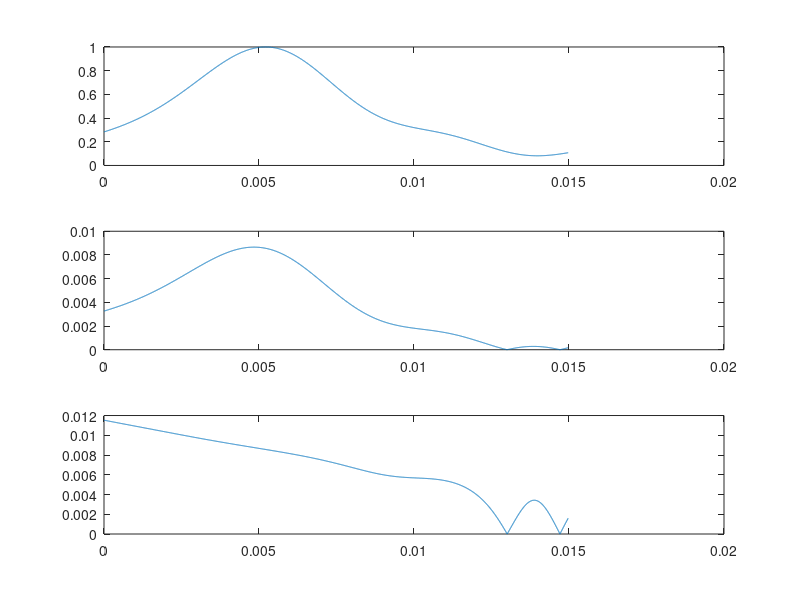

MATLAB code for this plot:
clc;clear all;
f=fopen('Flux.txt');
l=fgetl(f);
i=1;
while ischar(l)
    %%disp(l);
    text{i}=l;
    data{i}=sscanf(text{i},'%f , %f , %f');
    A1(i)=data{i}(1);
    A2(i)=data{i}(2);
    A3(i)=data{i}(3);
    l=fgetl(f);
    i=i+1;
end

hold on;
mn=1;
mx=5000;
subplot(3,1,1)
A=abs(A2)/max(abs(A2));%Flux_in
B=abs(A3)/max(abs(A2));%Flux_out
plot(A1(mn:mx),A(mn:mx));
subplot(3,1,2)
plot(A1(mn:mx),B(mn:mx));
subplot(3,1,3)
C=B./A;
for i=1:length(C)
    if (C(i)>1)
        C(i)=0;
    end
end
%plot(A1,C);
plot(A1(mn:mx),C(mn:mx));
